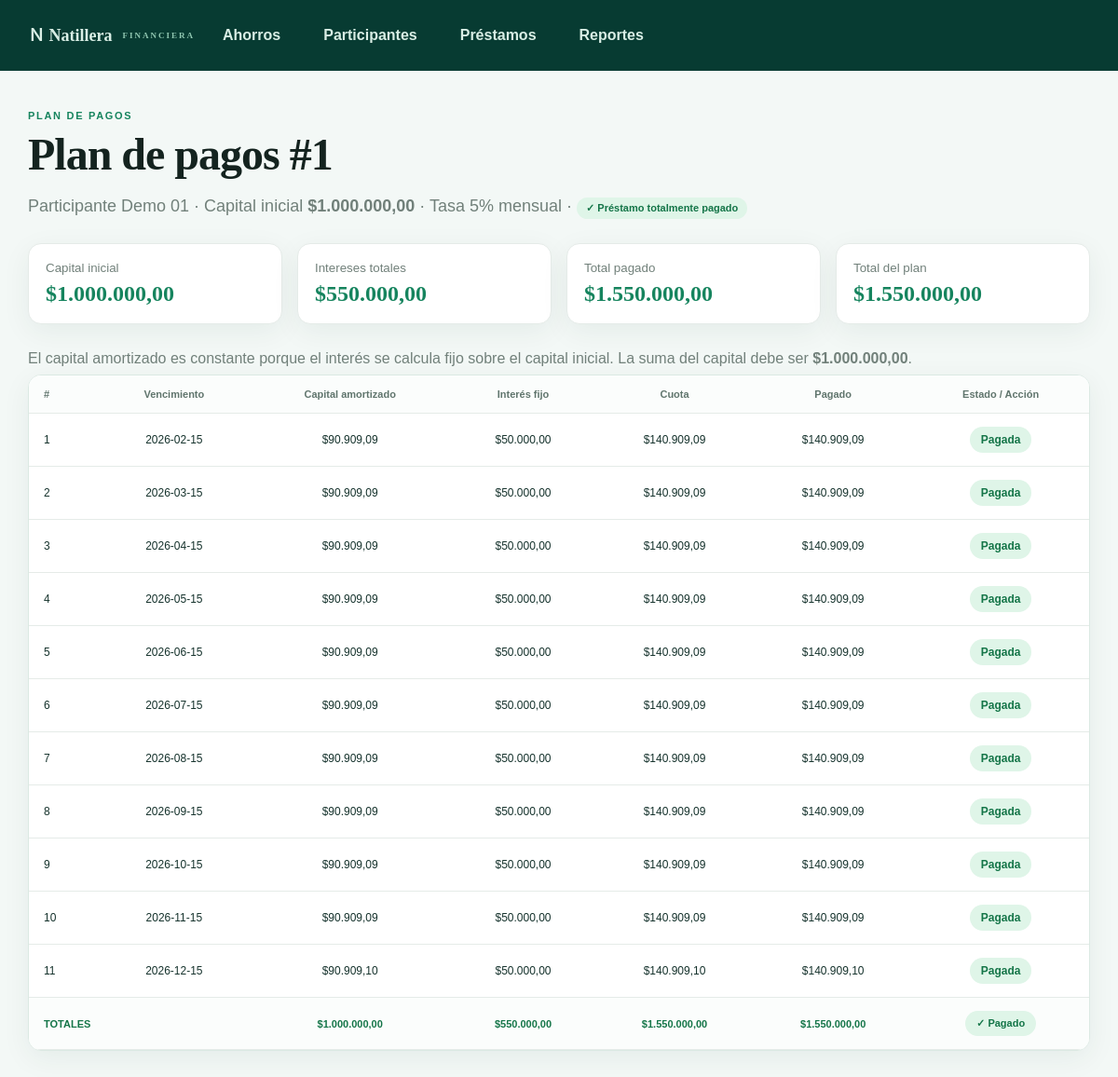
Screenshot of /loans/1 with the database file from the repository.
### tables this page shows
CREATE TABLE `loans` (
  `id` int NOT NULL AUTO_INCREMENT,
  `participant_id` int NOT NULL,
  `principal` decimal(12,2) NOT NULL,
  `monthly_rate` decimal(8,6) NOT NULL,
  `term_months` int NOT NULL,
  `start_date` date NOT NULL,
  `status` varchar(20) NOT NULL,
  `loan_type` varchar(20) NOT NULL DEFAULT 'PARTICIPANT',
  `referred_name` varchar(160) DEFAULT NULL,
  `referred_document` varchar(30) DEFAULT NULL,
  PRIMARY KEY (`id`),
  KEY `participant_id` (`participant_id`),
  CONSTRAINT `loans_ibfk_1` FOREIGN KEY (`participant_id`) REFERENCES `participants` (`id`)
);

CREATE TABLE `participants` (
  `id` int NOT NULL AUTO_INCREMENT,
  `document` varchar(30) NOT NULL,
  `full_name` varchar(160) NOT NULL,
  `phone` varchar(30) DEFAULT NULL,
  `email` varchar(160) DEFAULT NULL,
  `active` tinyint(1) NOT NULL,
  `created_at` datetime NOT NULL DEFAULT (now()),
  PRIMARY KEY (`id`),
  UNIQUE KEY `document` (`document`)
);

CREATE TABLE `loan_installments` (
  `id` int NOT NULL AUTO_INCREMENT,
  `loan_id` int NOT NULL,
  `installment_number` int NOT NULL,
  `due_date` date NOT NULL,
  `principal_amount` decimal(12,2) NOT NULL,
  `interest_amount` decimal(12,2) NOT NULL,
  `total_amount` decimal(12,2) NOT NULL,
  `paid_amount` decimal(12,2) NOT NULL,
  PRIMARY KEY (`id`),
  KEY `loan_id` (`loan_id`),
  CONSTRAINT `loan_installments_ibfk_1` FOREIGN KEY (`loan_id`) REFERENCES `loans` (`id`)
);

### src/LoanView.php (the view)
<?php
final class LoanView {
    public static function render(PDO $db,int $id): string {
        $s=$db->prepare('SELECT l.*,p.full_name FROM loans l JOIN participants p ON p.id=l.participant_id WHERE l.id=?');$s->execute([$id]);$loan=$s->fetch();if(!$loan)return '<section class="card"><h1>Préstamo no encontrado</h1></section>';
        $s=$db->prepare('SELECT * FROM loan_installments WHERE loan_id=? ORDER BY installment_number');$s->execute([$id]);$rows=$s->fetchAll();$total=array_sum(array_column($rows,'total_amount'));$paid=array_sum(array_column($rows,'paid_amount'));$interest=array_sum(array_column($rows,'interest_amount'));$capital=array_sum(array_column($rows,'principal_amount'));
        $status=(($loan['status']??'active')==='paid')?'<span class="loan-state paid">✓ Préstamo totalmente pagado</span>':'<span class="loan-state active">● Préstamo activo</span>';
        $html='<section class="hero"><span>PLAN DE PAGOS</span><h1>Plan de pagos #'.(int)$id.'</h1><p>'.htmlspecialchars($loan['full_name']).' · Capital inicial <strong>$'.number_format($loan['principal'],2,',','.').'</strong> · Tasa '.($loan['monthly_rate']*100).'% mensual · '.$status.'</p></section><div class="stats"><article class="card"><small>Capital inicial</small><strong>$'.number_format($loan['principal'],2,',','.').'</strong></article><article class="card"><small>Intereses totales</small><strong>$'.number_format($interest,2,',','.').'</strong></article><article class="card"><small>Total pagado</small><strong>$'.number_format($paid,2,',','.').'</strong></article><article class="card"><small>Total del plan</small><strong>$'.number_format($total,2,',','.').'</strong></article></div><p class="muted">El capital amortizado es constante porque el interés se calcula fijo sobre el capital inicial. La suma del capital debe ser <strong>$'.number_format($capital,2,',','.').'</strong>.</p><div class="table-wrap"><table><thead><tr><th>#</th><th>Vencimiento</th><th>Capital amortizado</th><th>Interés fijo</th><th>Cuota</th><th>Pagado</th><th>Estado / Acción</th></tr></thead><tbody>';
        foreach($rows as $r){$complete=(float)$r['paid_amount'] >= (float)$r['total_amount'];$html.='<tr><td>'.$r['installment_number'].'</td><td>'.$r['due_date'].'</td><td>$'.number_format($r['principal_amount'],2,',','.').'</td><td>$'.number_format($r['interest_amount'],2,',','.').'</td><td>$'.number_format($r['total_amount'],2,',','.').'</td><td>$'.number_format($r['paid_amount'],2,',','.').'</td><td>'.($complete?'<span class="badge">Pagada</span>':'<form method="post"><input type="hidden" name="action" value="installment"><input type="hidden" name="installment_id" value="'.$r['id'].'"><input name="amount" type="number" step="0.01" min="0" placeholder="Abono"><button>Guardar pago</button></form>').'</td></tr>';}
        $html.='</tbody><tfoot><tr><th colspan="2">TOTALES</th><th>$'.number_format($capital,2,',','.').'</th><th>$'.number_format($interest,2,',','.').'</th><th>$'.number_format($total,2,',','.').'</th><th><strong>$'.number_format($paid,2,',','.').'</strong></th><th>'.($paid >= $total?'<span class="badge">✓ Pagado</span>':'').'</th></tr></tfoot></table></div>';
        return $html;
    }
}

### public/static/app.css (style rules this page uses)
:root { --ink:#14231f;--muted:#71807a;--line:#e5ebe8;--bg:#f5f8f7;--nav:#0d332c;--accent:#16845e;--shadow:0 8px 30px #163c3210 }
* { box-sizing:border-box }
body { margin:0;background:var(--bg);color:var(--ink);font-family:'DM Sans',sans-serif }
h1,h2 { font-family:Manrope;color:var(--ink) }
h1 { font-size:34px;letter-spacing:-1px }
.muted,p { color:var(--muted) }
.muted { margin:8px 0 }
.card,table { background:#fff;box-shadow:var(--shadow) }
table { width:100%;border-collapse:collapse;min-width:900px }
th,td { padding:14px 10px;border-bottom:1px solid var(--line);text-align:center;font-size:12px }
th { color:var(--muted);font-size:11px;background:#fbfcfc }
th:first-child,td:first-child { text-align:left;padding-left:24px }
small { color:var(--muted) }
.card { border-radius:15px;padding:24px;margin:24px 0 }

### public/static/v2.css (style rules this page uses)
body { font-family:Manrope,Arial,sans-serif!important;background:#f3f8f6!important;color:#16332d }
.hero h1 { font-family:Georgia,serif;font-size:clamp(34px,5vw,58px) }
.table-wrap { border:1px solid #dbe9e3;box-shadow:0 10px 30px #153d3212 }
.table-wrap th { background:#fbfdfc;color:#60756d }
.table-wrap td,.table-wrap th { padding:18px 20px }
.badge { display:inline-block!important;padding:7px 12px;border-radius:999px;background:#dff4e9 }
.stats strong { font-family:Georgia,serif;font-size:36px;color:#16845e }
.muted { color:#71807a }
.person-status,.loan-state { display:inline-flex;padding:5px 10px;border-radius:15px;font-size:11px;font-weight:700 }
.person-status.active,.loan-state.paid { background:#dff5e8;color:#147548 }
.hero { margin-bottom:26px }
.hero>span { display:block;color:#16845e;font-size:11px;font-weight:700;letter-spacing:1.7px }
.hero h1 { margin:8px 0;font-family:Georgia,serif;font-size:48px }
.hero p { font-size:18px;color:#71807a }
.stats { display:grid;grid-template-columns:repeat(4,1fr);gap:16px;margin:22px 0 28px }
.stats .card { margin:0;border:1px solid #e5ebe8;border-radius:14px;padding:18px }
.stats .card small { display:block;color:#71807a }
.stats .card strong { display:block;font:700 24px Georgia;color:#16845e;margin-top:7px }
.table-wrap { background:#fff;border-radius:14px;overflow:auto;box-shadow:0 8px 30px #163c3210 }
.table-wrap table { min-width:1050px }
.table-wrap th,.table-wrap td { padding:14px 16px }
.table-wrap .badge { display:inline-block;padding:7px 12px;border-radius:999px;background:#dff5e8;color:#147548;font-weight:700 }
.table-wrap tfoot { background:#eef8f3;font-weight:700 }
.table-wrap tfoot th { color:#147548 }

### rows the page displays
loans: participant.full_name "Participante Demo 01", principal "1.000.000,00", $loan['monthly_rate']*100 "5"
loan_installments: installment_number "1", due_date "2026-02-15", principal_amount "90.909,09", interest_amount "50.000,00", total_amount "140.909,09", paid_amount "140.909,09", shows "Pagada"
loan_installments: installment_number "2", due_date "2026-03-15", principal_amount "90.909,09", interest_amount "50.000,00", total_amount "140.909,09", paid_amount "140.909,09", shows "Pagada"
loan_installments: installment_number "3", due_date "2026-04-15", principal_amount "90.909,09", interest_amount "50.000,00", total_amount "140.909,09", paid_amount "140.909,09", shows "Pagada"
loan_installments: installment_number "4", due_date "2026-05-15", principal_amount "90.909,09", interest_amount "50.000,00", total_amount "140.909,09", paid_amount "140.909,09", shows "Pagada"
loan_installments: installment_number "5", due_date "2026-06-15", principal_amount "90.909,09", interest_amount "50.000,00", total_amount "140.909,09", paid_amount "140.909,09", shows "Pagada"
loan_installments: installment_number "6", due_date "2026-07-15", principal_amount "90.909,09", interest_amount "50.000,00", total_amount "140.909,09", paid_amount "140.909,09", shows "Pagada"
loan_installments: installment_number "7", due_date "2026-08-15", principal_amount "90.909,09", interest_amount "50.000,00", total_amount "140.909,09", paid_amount "140.909,09", shows "Pagada"
loan_installments: installment_number "8", due_date "2026-09-15", principal_amount "90.909,09", interest_amount "50.000,00", total_amount "140.909,09", paid_amount "140.909,09", shows "Pagada"
loan_installments: installment_number "9", due_date "2026-10-15", principal_amount "90.909,09", interest_amount "50.000,00", total_amount "140.909,09", paid_amount "140.909,09", shows "Pagada"
loan_installments: installment_number "10", due_date "2026-11-15", principal_amount "90.909,09", interest_amount "50.000,00", total_amount "140.909,09", paid_amount "140.909,09", shows "Pagada"
loan_installments: installment_number "11", due_date "2026-12-15", principal_amount "90.909,10", interest_amount "50.000,00", total_amount "140.909,10", paid_amount "140.909,10", shows "Pagada"

### other values shown
$id "1"
$interest "550.000,00"
$paid "1.550.000,00"
$total "1.550.000,00"
$capital "1.000.000,00"
